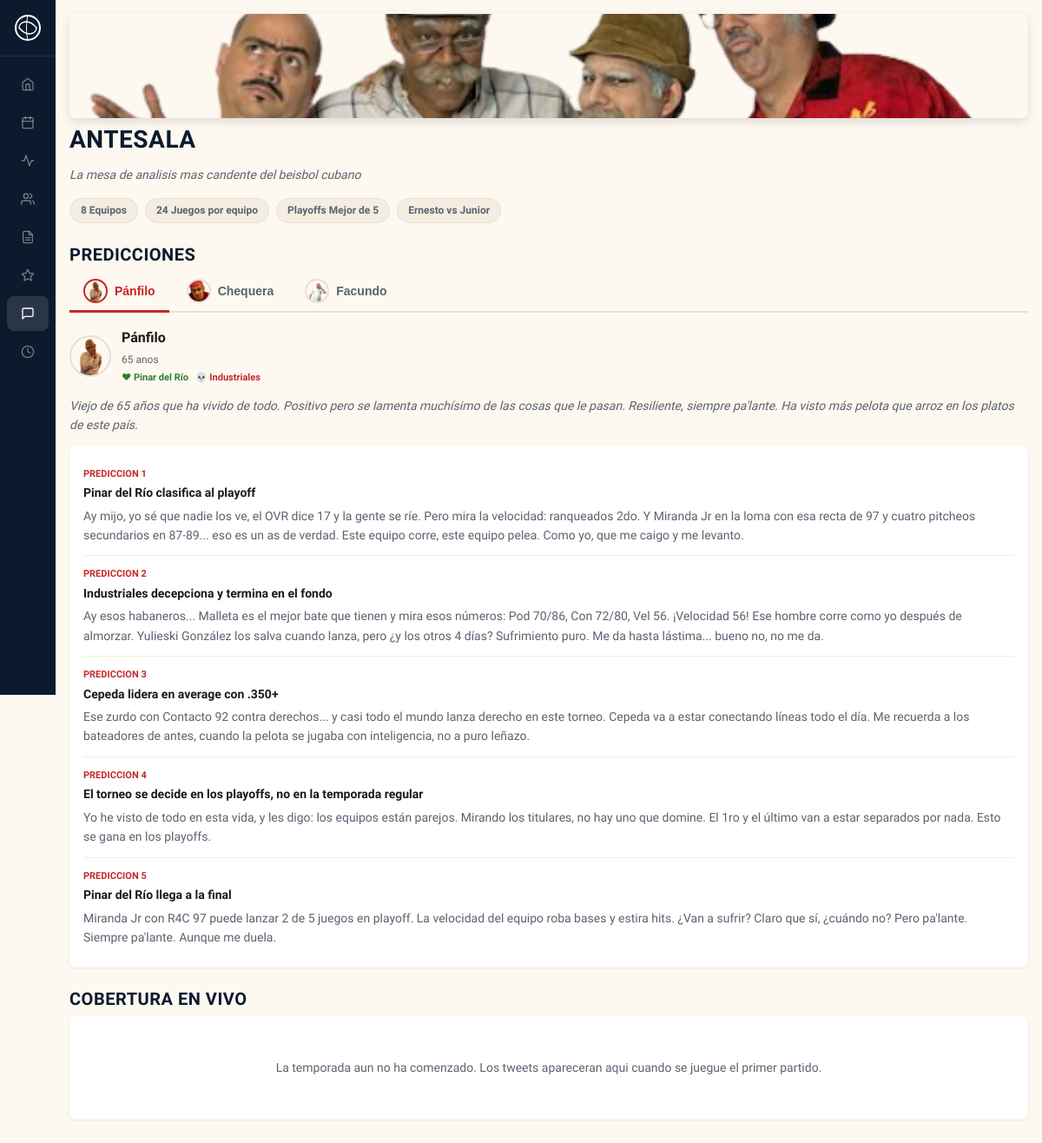
Page /antesala on the earlier database version.
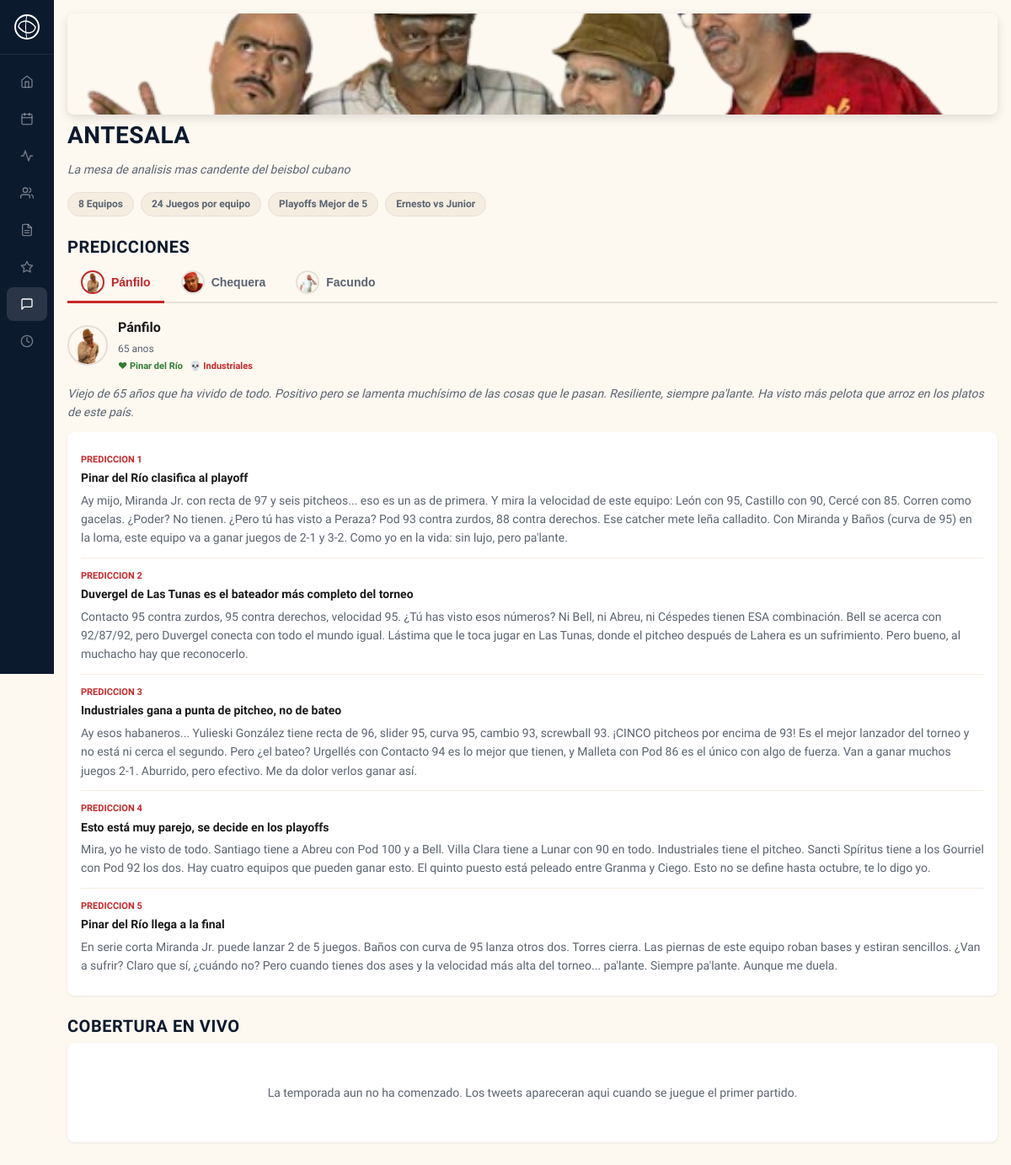
Same page on the later database version.
### tables this page shows
CREATE TABLE analysts (
            id INTEGER PRIMARY KEY,
            handle TEXT NOT NULL UNIQUE,
            edad INTEGER,
            descripcion TEXT,
            equipo_favorito_id INTEGER REFERENCES teams(id),
            equipo_odia_id INTEGER REFERENCES teams(id),
            estilo TEXT,
            frase TEXT,
            emoji TEXT,
            avatar_file TEXT
        );

CREATE TABLE teams (
            id INTEGER PRIMARY KEY,
            name TEXT NOT NULL,
            short_name TEXT NOT NULL,
            full_name TEXT NOT NULL,
            owner TEXT NOT NULL,
            rank_overall INTEGER,
            rank_pitching INTEGER,
            rank_batting INTEGER,
            rank_fielding INTEGER,
            rank_speed INTEGER,
            rank_pre_draft INTEGER,
            rank_post_draft INTEGER,
            color_primary TEXT,
            color_secondary TEXT,
            logo_file TEXT,
            banner_file TEXT
        );

CREATE TABLE analyst_predictions (
            id INTEGER PRIMARY KEY,
            analyst_id INTEGER REFERENCES analysts(id),
            pred_num INTEGER,
            titulo TEXT,
            texto TEXT
        );

### blueprints/antesala/routes.py (the view)
@antesala_bp.route('/antesala')
def antesala() -> str:
    return render_template('antesala.html',
                           analysts=get_analysts(),
                           preds_by_analyst=get_predictions_by_analyst(),
                           tweets_by_game=get_tweets_by_game())

### blueprints/antesala/services.py (called while the page is built)
def get_analysts() -> list[sqlite3.Row]:
    return get_db().execute("""
        SELECT a.*, a.avatar_file, ft.name as fav_name, ft.short_name as fav_short,
            ft.color_primary as fav_color, ft.logo_file as fav_logo,
            ht.name as hate_name, ht.short_name as hate_short
        FROM analysts a
        JOIN teams ft ON a.equipo_favorito_id = ft.id
        JOIN teams ht ON a.equipo_odia_id = ht.id
        ORDER BY a.id
    """).fetchall()

def get_predictions_by_analyst() -> dict[str, list[sqlite3.Row]]:
    predictions = get_db().execute("""
        SELECT ap.*, a.handle, a.emoji
        FROM analyst_predictions ap
        JOIN analysts a ON ap.analyst_id = a.id
        ORDER BY a.id, ap.pred_num
    """).fetchall()
    grouped: dict[str, list[sqlite3.Row]] = {}
    for p in predictions:
        handle = p['handle']
        if handle not in grouped:
            grouped[handle] = []
        grouped[handle].append(p)
    return grouped

def get_tweets_by_game() -> dict[int, dict[str, Any]]:
    tweets = get_db().execute("""
        SELECT at.*, a.handle, a.emoji, a.avatar_file,
            g.home_runs, g.away_runs,
            s.game_num,
            ht.name as home_name, ht.short_name as home_short,
            awt.name as away_name, awt.short_name as away_short
        FROM analyst_tweets at
        JOIN analysts a ON at.analyst_id = a.id
        JOIN games g ON at.game_id = g.id
        JOIN schedule s ON g.schedule_id = s.id
        JOIN teams ht ON s.home_team_id = ht.id
        JOIN teams awt ON s.away_team_id = awt.id
        ORDER BY s.game_num, a.id
    """).fetchall()
    grouped: dict[int, dict[str, Any]] = {}
    for t in tweets:
        gnum = t['game_num']
        if gnum not in grouped:
            grouped[gnum] = {'game': t, 'tweets': []}
        grouped[gnum]['tweets'].append(t)
    return grouped

### db.py (called while the page is built)
def get_db() -> sqlite3.Connection:
    if 'db' not in g:
        from flask import current_app
        g.db = sqlite3.connect(current_app.config['DB_PATH'])
        g.db.row_factory = sqlite3.Row
        cursor = g.db.cursor()
        cursor.execute('PRAGMA journal_mode=WAL')
        cursor.execute('PRAGMA synchronous=NORMAL')
        cursor.execute('PRAGMA foreign_keys=ON')
        cursor.execute('PRAGMA busy_timeout=5000')
        cursor.close()
    return g.db

### templates/antesala.html (shortened to what this page needs)
{% extends "base.html" %}
{% from 'components/tweet_item.html' import tweet_item %}
{% from 'components/empty_state.html' import empty_state %}
{% block content %}
<div class="antesala-banner">
    <img src="{{ url_for('static', filename='graphics/antesala-banner.png') }}" alt="Antesala">
</div>
<h1>Antesala</h1>
<p class="section-subtitle">La mesa de analisis mas candente del beisbol cubano</p>
<div class="antesala-format">
    <span class="format-tag">8 Equipos</span>
    <span class="format-tag">24 Juegos por equipo</span>
    <span class="format-tag">Playoffs Mejor de 5</span>
    <span class="format-tag">Ernesto vs Junior</span>
</div>
<h2>Predicciones</h2>
<div class="preds-tabs">
{% for a in analysts %}
{% if a.handle in preds_by_analyst %}
    <button class="pred-tab {% if loop.first %}active{% endif %}"
            data-handle="{{ a.handle }}"
            onclick="switchPredTab('{{ a.handle }}')">
        {% if a.avatar_file %}
        <img src="{{ url_for('static', filename='graphics/' + a.avatar_file) }}" class="tab-avatar" alt="{{ a.handle }}">
        {% else %}
        <span class="chip-emoji">{{ a.emoji }}</span>
        {% endif %}
        {{ a.handle }}
    </button>
{% endif %}
{% endfor %}
</div>
{% for a in analysts %}
{% if a.handle in preds_by_analyst %}
<div class="pred-panel {% if loop.first %}active{% endif %}" id="panel-{{ a.handle }}">
    <div class="pred-panel-header">
        {% if a.avatar_file %}
        <img src="{{ url_for('static', filename='graphics/' + a.avatar_file) }}" class="pred-panel-avatar" alt="{{ a.handle }}">
        {% else %}
        <span class="chip-emoji">{{ a.emoji }}</span>
        {% endif %}
        <div>
            <strong class="analyst-name">{{ a.handle }}</strong>
            <span class="analyst-age">{{ a.edad }} anos</span>
            <span class="chip-teams">
                <span class="chip-fav">&#10084; {{ a.fav_name }}</span>
                <span class="chip-hate">&#128128; {{ a.hate_name }}</span>
            </span>
        </div>
    </div>
    <p class="analyst-bio">{{ a.descripcion }}</p>
    <div class="pred-list">
    {% for p in preds_by_analyst[a.handle] %}
        <div class="prediction">
            <div class="pred-num">Prediccion {{ p.pred_num }}</div>
            <div class="pred-title">{{ p.titulo }}</div>
            <div class="pred-text">{{ p.texto }}</div>
        </div>
    {% endfor %}
    </div>
</div>
{% endif %}
{% endfor %}
<h2>Cobertura en Vivo</h2>
{% if tweets_by_game %}
    {% for game_num, data in tweets_by_game|dictsort(reverse=true) %}
    <div class="game-divider">
        <div class="game-line"></div>
        <div class="game-label">
            Juego #{{ game_num }} &mdash;
            {{ data.game.away_short }} @ {{ data.game.home_short }}
            <strong>{{ data.game.away_runs }}-{{ data.game.home_runs }}</strong>
        </div>
        <div class="game-line"></div>
    </div>
    {% for t in data.tweets %}
    {{ tweet_item(t.handle, t.texto, t.avatar_file, t.emoji) }}
    {% endfor %}
    {% endfor %}
{% else %}
    {{ empty_state("La temporada aun no ha comenzado. Los tweets apareceran aqui cuando se juegue el primer partido.") }}
{% endif %}
{% endblock %}

### templates/base.html (shortened to what this page needs)
<!DOCTYPE html>
<html lang="es">
<head>
    <link rel="stylesheet" href="{{ url_for('static', filename='style.css') }}">
</head>
<body>
    <aside class="sidebar" id="sidebar">
        <div class="sidebar-header">
            <svg class="sidebar-logo" viewBox="0 0 32 32" fill="none">
                <circle cx="16" cy="16" r="14" stroke="white" stroke-width="2"/>
                <path d="M6 16 C6 10, 16 4, 26 16 C26 22, 16 28, 6 16Z" stroke="white" stroke-width="1.5" fill="none"/>
                <path d="M16 2 C14 10, 14 22, 16 30" stroke="white" stroke-width="1" fill="none"/>
            </svg>
        </div>
        <nav class="sidebar-nav" role="navigation" aria-label="Navegacion principal">
            <a href="{{ url_for('main.index') }}" {% if request.endpoint == 'main.index' %}class="active"{% endif %}>
                <svg viewBox="0 0 24 24" fill="none" stroke="currentColor" stroke-width="2" stroke-linecap="round" stroke-linejoin="round"><path d="M3 9l9-7 9 7v11a2 2 0 0 1-2 2H5a2 2 0 0 1-2-2z"/><polyline points="9 22 9 12 15 12 15 22"/></svg>
            </a>
            <a href="{{ url_for('schedule.schedule') }}" {% if request.endpoint == 'schedule.schedule' %}class="active"{% endif %}>
                <svg viewBox="0 0 24 24" fill="none" stroke="currentColor" stroke-width="2" stroke-linecap="round" stroke-linejoin="round"><rect x="3" y="4" width="18" height="18" rx="2" ry="2"/><line x1="16" y1="2" x2="16" y2="6"/><line x1="8" y1="2" x2="8" y2="6"/><line x1="3" y1="10" x2="21" y2="10"/></svg>
            </a>
            <a href="{{ url_for('leaders.leaders') }}" {% if request.endpoint == 'leaders.leaders' %}class="active"{% endif %}>
                <svg viewBox="0 0 24 24" fill="none" stroke="currentColor" stroke-width="2" stroke-linecap="round" stroke-linejoin="round"><polyline points="22 12 18 12 15 21 9 3 6 12 2 12"/></svg>
            </a>
            <a href="{{ url_for('players.all_players') }}" {% if request.endpoint == 'players.all_players' %}class="active"{% endif %}>
                <svg viewBox="0 0 24 24" fill="none" stroke="currentColor" stroke-width="2" stroke-linecap="round" stroke-linejoin="round"><path d="M17 21v-2a4 4 0 0 0-4-4H5a4 4 0 0 0-4 4v2"/><circle cx="9" cy="7" r="4"/><path d="M23 21v-2a4 4 0 0 0-3-3.87"/><path d="M16 3.13a4 4 0 0 1 0 7.75"/></svg>
            </a>
            <a href="{{ url_for('draft.draft') }}" {% if request.endpoint == 'draft.draft' %}class="active"{% endif %}>
                <svg viewBox="0 0 24 24" fill="none" stroke="currentColor" stroke-width="2" stroke-linecap="round" stroke-linejoin="round"><path d="M14 2H6a2 2 0 0 0-2 2v16a2 2 0 0 0 2 2h12a2 2 0 0 0 2-2V8z"/><polyline points="14 2 14 8 20 8"/><line x1="16" y1="13" x2="8" y2="13"/><line x1="16" y1="17" x2="8" y2="17"/></svg>
            </a>
            <a href="{{ url_for('playoffs.playoffs') }}" {% if request.endpoint == 'playoffs.playoffs' %}class="active"{% endif %}>
                <svg viewBox="0 0 24 24" fill="none" stroke="currentColor" stroke-width="2" stroke-linecap="round" stroke-linejoin="round"><polygon points="12 2 15.09 8.26 22 9.27 17 14.14 18.18 21.02 12 17.77 5.82 21.02 7 14.14 2 9.27 8.91 8.26 12 2"/></svg>
            </a>
            <a href="{{ url_for('antesala.antesala') }}" {% if request.endpoint == 'antesala.antesala' %}class="active"{% endif %}>
                <svg viewBox="0 0 24 24" fill="none" stroke="currentColor" stroke-width="2" stroke-linecap="round" stroke-linejoin="round"><path d="M21 15a2 2 0 0 1-2 2H7l-4 4V5a2 2 0 0 1 2-2h14a2 2 0 0 1 2 2z"/></svg>
            </a>
            <a href="{{ url_for('weekly.weekly') }}" {% if request.endpoint == 'weekly.weekly' %}class="active"{% endif %}>
                <svg viewBox="0 0 24 24" fill="none" stroke="currentColor" stroke-width="2" stroke-linecap="round" stroke-linejoin="round"><circle cx="12" cy="12" r="10"/><polyline points="12 6 12 12 16 14"/></svg>
            </a>
        </nav>
    </aside>
    <main class="main-content" id="main">
        <div class="container">
            {% block content %}{% endblock %}
        </div>
    </main>
</body>
</html>

### templates/components/empty_state.html
{% macro empty_state(message) %}
<div class="card error-card text-muted">
    {{ message }}
</div>
{% endmacro %}

Differences in the rows shown:
removed analyst_predictions: pred_num "2", titulo "Industriales decepciona y termina en el fondo", texto "Ay esos habaneros... Malleta es el mejor bate que tienen y mira esos números: Pod 70/86, Con 72/80, Vel 56. ¡Velocidad 56! Ese hombre corre como yo después de almorzar. Yulieski González los salva cuando lanza, pero ¿y los otros 4 días? Sufrimiento puro. Me da hasta lástima... bueno no, no me da.", shown under analysts "Pánfilo"
removed analyst_predictions: pred_num "3", titulo "Cepeda lidera en average con .350+", texto "Ese zurdo con Contacto 92 contra derechos... y casi todo el mundo lanza derecho en este torneo. Cepeda va a estar conectando líneas todo el día. Me recuerda a los bateadores de antes, cuando la pelota se jugaba con inteligencia, no a puro leñazo.", shown under analysts "Pánfilo"
changed analyst_predictions "Pinar del Río clasifica al playoff": texto "Ay mijo, yo sé que nadie los ve, el OVR dice 17 y la gente se ríe. Pero mira la velocidad: ranqueados 2do. Y Miranda Jr en la loma con esa recta de 97 y cuatro pitcheos secundarios en 87-89... eso es un as de verdad. Este equipo corre, este equipo pelea. Como yo, que me caigo y me levanto." → "Ay mijo, Miranda Jr. con recta de 97 y seis pitcheos... eso es un as de primera. Y mira la velocidad de este equipo: León con 95, Castillo con 90, Cercé con 85. Corren como gacelas. ¿Poder? No tienen. ¿Pero tú has visto a Peraza? Pod 93 contra zurdos, 88 contra derechos. Ese catcher mete leña calladito. Con Miranda y Baños (curva de 95) en la loma, este equipo va a ganar juegos de 2-1 y 3-2. Como yo en la vida: sin lujo, pero pa'lante."
added analyst_predictions: pred_num "2", titulo "Duvergel de Las Tunas es el bateador más completo del torneo", texto "Contacto 95 contra zurdos, 95 contra derechos, velocidad 95. ¿Tú has visto esos números? Ni Bell, ni Abreu, ni Céspedes tienen ESA combinación. Bell se acerca con 92/87/92, pero Duvergel conecta con todo el mundo igual. Lástima que le toca jugar en Las Tunas, donde el pitcheo después de Lahera es un sufrimiento. Pero bueno, al muchacho hay que reconocerlo.", shown under analysts "Pánfilo"
added analyst_predictions: pred_num "3", titulo "Industriales gana a punta de pitcheo, no de bateo", texto "Ay esos habaneros... Yulieski González tiene recta de 96, slider 95, curva 95, cambio 93, screwball 93. ¡CINCO pitcheos por encima de 93! Es el mejor lanzador del torneo y no está ni cerca el segundo. Pero ¿el bateo? Urgellés con Contacto 94 es lo mejor que tienen, y Malleta con Pod 86 es el único con algo de fuerza. Van a ganar muchos juegos 2-1. Aburrido, pero efectivo. Me da dolor verlos ganar así.", shown under analysts "Pánfilo"
changed analyst_predictions: titulo "El torneo se decide en los playoffs, no en la temporada regular" → "Esto está muy parejo, se decide en los playoffs"; texto "Yo he visto de todo en esta vida, y les digo: los equipos están parejos. Mirando los titulares, no hay uno que domine. El 1ro y el último van a estar separados por nada. Esto se gana en los playoffs." → "Mira, yo he visto de todo. Santiago tiene a Abreu con Pod 100 y a Bell. Villa Clara tiene a Lunar con 90 en todo. Industriales tiene el pitcheo. Sancti Spíritus tiene a los Gourriel con Pod 92 los dos. Hay cuatro equipos que pueden ganar esto. El quinto puesto está peleado entre Granma y Ciego. Esto no se define hasta octubre, te lo digo yo."
changed analyst_predictions "Pinar del Río llega a la final": texto "Miranda Jr con R4C 97 puede lanzar 2 de 5 juegos en playoff. La velocidad del equipo roba bases y estira hits. ¿Van a sufrir? Claro que sí, ¿cuándo no? Pero pa'lante. Siempre pa'lante. Aunque…" → "En serie corta Miranda Jr. puede lanzar 2 de 5 juegos. Baños con curva de 95 lanza otros dos. Torres cierra. Las piernas de este equipo roban bases y estiran sencillos. ¿Van a sufrir? Claro que sí, ¿cuándo no? Pero cuando tienes dos ases y la velocidad más alta del torneo... pa'lante. Siempre pa'lante. Aunque…"
